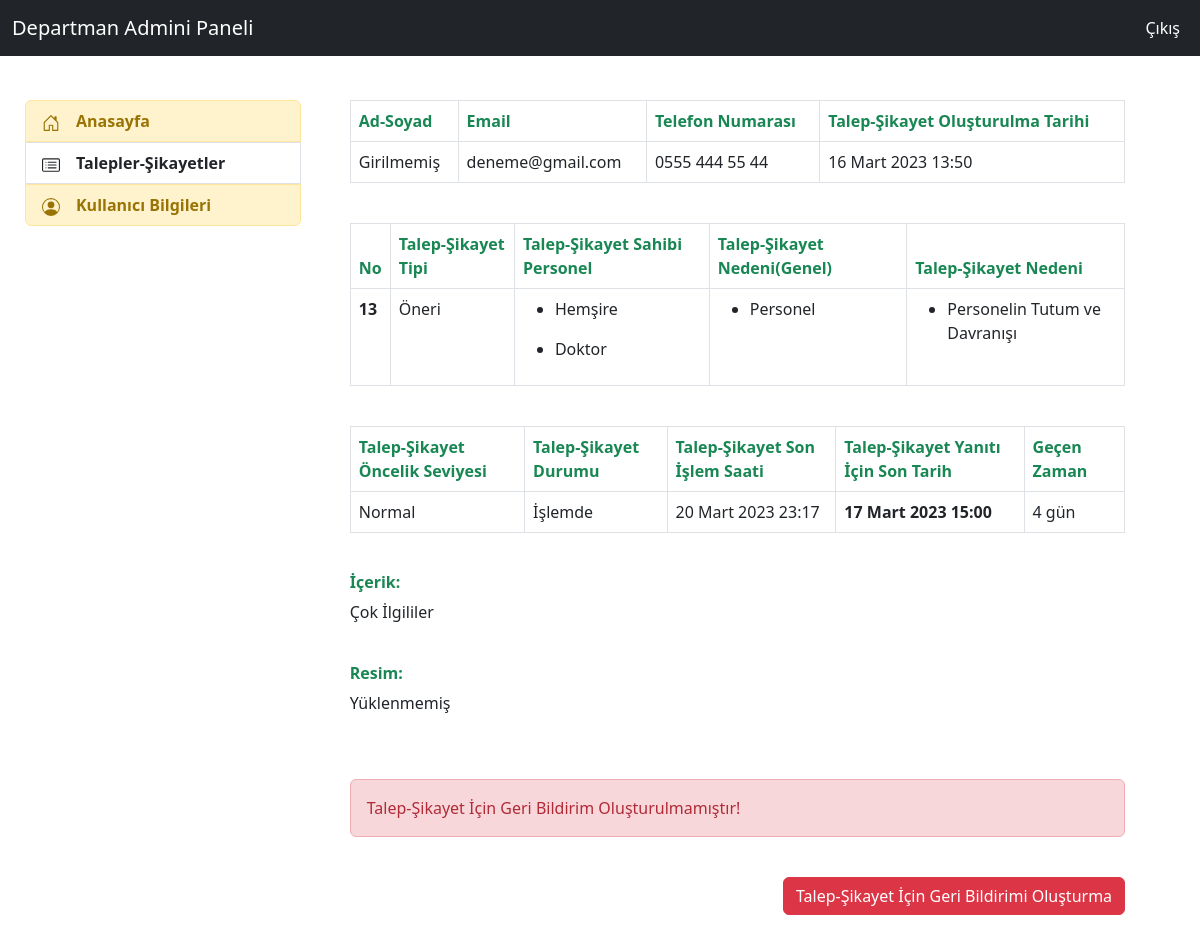
/feedbacks/d_admin_feedback_detail/13 (signed in), run on the app's committed database.
### feedback/models.py (models this page shows, shortened)
class Feedback(models.Model):
    IdCompany = models.ForeignKey(Company,on_delete=models.CASCADE,verbose_name="Hastane")
    Name = models.CharField(max_length=30,verbose_name="Ad",null=True,blank=True)
    Surname = models.CharField(max_length=30,verbose_name="Soyad",null=True,blank=True)
    Email = models.EmailField(max_length=40,verbose_name="Email")
    PhoneNumber = PhoneNumberField(default="",verbose_name="Telefon Numarası")
    Content = models.TextField(verbose_name="Talep-Şikayet İçeriği")
    Photo = models.FileField(blank=True,null=True,verbose_name="Resim")
    IdDepartment = models.ForeignKey(Department,on_delete=models.CASCADE,verbose_name="Talep-Şikayet Departmanı")
    IdFeedbackType = models.ForeignKey(FeedbackType,on_delete=models.CASCADE,verbose_name="Talep-Şikayet Tipi")
    IdFeedbackSource = models.ManyToManyField(FeedbackSource,verbose_name="Talep-Şikayet Nedeni (Çoklu Seçim Yapılabilir) ")
    IdFeedbackReason = models.ManyToManyField(FeedbackReason,verbose_name="Talep-Şikayet Nedeni (Detay) (Çoklu Seçim Yapılabilir) ")
    IdFeedbackPersonel =models.ManyToManyField(FeedbackPersonel,verbose_name="Talep-Şikayet Personeli (Çoklu Seçim Yapılabilir) ")
    FeedbackOpenDate = models.DateTimeField(auto_now_add=True,verbose_name="Oluşturulma Tarihi")
    IdFeedbackPriorityLevel = models.ForeignKey(FeedbackPriorityLevel,null=True,on_delete=models.CASCADE,verbose_name="Talep-Şikayet Öncelik Seviyesi")
    IdFeedbackStatus = models.ForeignKey(FeedbackStatus,default=1,verbose_name="Talep-Şikayet Durumu",on_delete=models.CASCADE)
    FeedbackClosedDate= models.DateTimeField(auto_now=True,verbose_name="Talep-Şikayet Son İşlem Saati")
    LastSolveDate = models.DateTimeField(null=True,verbose_name="Talep ve Şikayetin Yanıtı İçin Gerekli Zaman(Ör: ..-..-.... 17:40)")
    DurationTime = models.CharField(max_length=100,verbose_name="Geçen Zaman",null=True)
    class Meta:
        ordering = ["IdFeedbackStatus__id","-IdFeedbackPriorityLevel__id"]

class FeedbackType(models.Model):
    idcompany= models.ForeignKey(Company,on_delete=models.CASCADE,verbose_name="f_type_company")
    name = models.CharField(max_length=8,verbose_name="Talep-Şikayet Tipi")
    status = models.CharField(max_length=6,verbose_name="Durum",choices=status_choices)
    def __str__(self):
        return self.name

class FeedbackPersonel(models.Model):
    idcompany= models.ForeignKey(Company,on_delete=models.CASCADE,verbose_name="Hastane")
    name = models.CharField(max_length=35,verbose_name="Personel Adı")

class FeedbackSource(models.Model):
    idcompany= models.ForeignKey(Company,on_delete=models.CASCADE,verbose_name="f_source_company")
    name = models.CharField(max_length=35,verbose_name="Talep-Şikayet Genel Neden Adı")
    status = models.CharField(max_length=6,verbose_name="Durum",choices=status_choices)

class FeedbackReason(models.Model):
    idcompany= models.ForeignKey(Company,on_delete=models.CASCADE,verbose_name="f_reason_company")
    name = models.CharField(max_length=35,verbose_name="Talep-Şikayet Nedeni Adı")
    status = models.CharField(max_length=6,verbose_name="Durum",choices=status_choices)

class FeedbackPriorityLevel(models.Model):
    idcompany= models.ForeignKey(Company,on_delete=models.CASCADE,verbose_name="f_priority_company")
    name = models.CharField(max_length=35,verbose_name="f_priority_name",choices=priority_choice)
    def __str__(self):
        return self.name

class FeedbackStatus(models.Model):
    IdCompany = models.ForeignKey(Company,verbose_name="status_ıdcompany",on_delete=models.CASCADE)
    name = models.CharField(max_length=7,verbose_name="Durum Adı",choices=f_status_choice)
    def __str__(self):
        return self.name

### feedback/views.py (the view, shortened to what this page needs)
# urls.py: path('d_admin_feedback_detail/<int:id>',views.d_admin_feedback_detail,name="d_admin_feedback_detail"),
@login_required(login_url="user:login")
def d_admin_feedback_detail(request,id):
    feedback = Feedback.objects.filter(id=id).first()
    feedback_status = FeedbackStatusHistory.objects.filter(history_feedback=id).first()
    form = StatusHistoryForm(request.POST or None,request.FILES or None,instance=feedback_status)
    zaman(feedback) #olmazsa zaman altında olanı kopyala yapıştır!
    context = {
        "feedback":feedback,
        "feedback_status":feedback_status,
        "form":form,
    }
    return render(request,"department_admin/feedback_detail.html",context)

### feedback/views.py (called while the page is built)
def zaman(feedback):
        liste = list()
        time = now() - feedback.FeedbackOpenDate
        for t in str(time):
            liste.append(t)
        if liste[2] == "d":
            time = liste[0] + " gün"
        elif liste[0]=="0" and liste[1]==":":
            time = liste[2]+liste[3]+" dakika"
        elif liste[3]=="d":
            time = liste[0]+liste[1]+" gün"
        elif liste[1]==":" and int(liste[2]) == True :
            time = liste[0]+liste[1]+ " saat"
        elif liste[2] == ":" :
            time = liste[0]+liste[1]+ " saat"
        elif liste[1] == ":":
            time =liste[0]+ " saat"
        elif liste[2]=="m":
            time = liste[0] +" ay"
        elif liste[3]=="m":
            time = liste[0]+liste[1]+" ay"
        feedback.DurationTime = time
        feedback.save()

### templates/department_admin/feedback_detail.html (shortened to what this page needs)
{% extends "department_admin/layout.html" %}
{% block content %}
<table class="table table-bordered">
  <thead>
    <tr>
      <th scope="col" class="text-success">Ad-Soyad</th>
      <th scope="col" class="text-success">Email</th>
      <th scope="col" class="text-success">Telefon Numarası</th>
      <th scope="col" class="text-success">Talep-Şikayet Oluşturulma Tarihi</th>
    </tr>
  </thead>
  <tbody>
        <tr>
            <td>
            {% if feedback.Name == None or feedback.Surname == None %}
                <div class="col-6">Girilmemiş</div>
            {% else %}
                <div class="col-6">{{feedback.Name}} {{feedback.Surname}}</div>
            {% endif %}
            </td>
            <td>{{feedback.Email}}</td>
            <td>{{feedback.PhoneNumber}}</td>
            <td>{{feedback.FeedbackOpenDate}}</td>
        </tr>
  </tbody>
</table><br>
<table class="table table-bordered">
  <thead>
    <tr>
      <th scope="col" class="text-success">No</th>
      <th scope="col" class="text-success">Talep-Şikayet Tipi</th>
      <th scope="col" class="text-success">Talep-Şikayet Sahibi Personel</th>
      <th scope="col" class="text-success">Talep-Şikayet Nedeni(Genel)</th>
      <th scope="col" class="text-success">Talep-Şikayet Nedeni</th>
    </tr>
  </thead>
  <tbody>
        <tr>
            <td><b>{{feedback.id}}</b></td>
            <td>{{feedback.IdFeedbackType}}</td>
            <td>
                {% for f_personel in feedback.IdFeedbackPersonel.all %}
                    <ul><li>{{f_personel.name}}</li></ul>
                {% endfor %}
            </td>
            <td>
                {% for f_source in feedback.IdFeedbackSource.all %}
                    <ul><li>{{f_source.name}}</li></ul>
                {% endfor %}
            </td>
            <td>
                {% for f_reason in feedback.IdFeedbackReason.all %}
                    <ul><li>{{f_reason.name}}</li></ul>
                {% endfor %}
            </td>
        </tr>
  </tbody>
</table><br>
<table class="table table-bordered">
  <thead>
    <tr>
      <th scope="col" class="text-success">Talep-Şikayet Öncelik Seviyesi</th>
      <th scope="col" class="text-success">Talep-Şikayet Durumu</th>
      <th scope="col" class="text-success">Talep-Şikayet Son İşlem Saati</th>
      <th scope="col" class="text-success">Talep-Şikayet Yanıtı İçin Son Tarih</th>
      <th scope="col" class="text-success">Geçen Zaman</th>
    </tr>
  </thead>
  <tbody>
        <tr>
            <td>{{feedback.IdFeedbackPriorityLevel}}</td>
            <td>{{feedback.IdFeedbackStatus}}</td>
            <td>{{feedback.FeedbackClosedDate}}</td>
            <td><b>{{feedback.LastSolveDate}}</b></td>
            <td>{{feedback.DurationTime}}</td>
        </tr>
  </tbody>
</table><br>
<h6 class="text-success"><b>İçerik:</b></h6><p>{{feedback.Content}}</p><br>
<h6 class="text-success"><b>Resim:</b></h6>
{% if feedback.Photo %}
    <img src="{{feedback.Photo.url}}" class="img-fluid">
{% else %}
    <p>Yüklenmemiş</p>
{% endif %}
<br><br>
{% if feedback_status %}
{% if feedback.IdFeedbackStatus == "İşlemde" %}
    {% load crispy_forms_tags %}
{% endif %}
{% else %}
    <div class="alert alert-danger">
        Talep-Şikayet İçin Geri Bildirim Oluşturulmamıştır!
    </div><br>
    <div class="d-flex justify-content-end ">
      <div class="col-example">
        <button class="btn btn-danger" type="button" data-bs-toggle="collapse" data-bs-target="#collapseExample" aria-expanded="false" aria-controls="collapseExample">Talep-Şikayet İçin Geri Bildirimi Oluşturma</button>
      </div>
    </div><br>
    {% load crispy_forms_tags %}
{% endif %}
{% endblock  %}

### data on the page
Feedback: Email "deneme@gmail.com", PhoneNumber "0555 444 55 44", FeedbackOpenDate "16 Mart 2023 13:50", id "13", IdFeedbackType "Öneri", IdFeedbackPriorityLevel "Normal", IdFeedbackStatus "İşlemde", FeedbackClosedDate "20 Mart 2023 23:17", LastSolveDate "17 Mart 2023 15:00", DurationTime "4 gün", Content "Çok İlgililer"
FeedbackPersonel: name "Hemşire"
FeedbackPersonel: name "Doktor"
FeedbackSource: name "Personel"
FeedbackReason: name "Personelin Tutum ve Davranışı"
